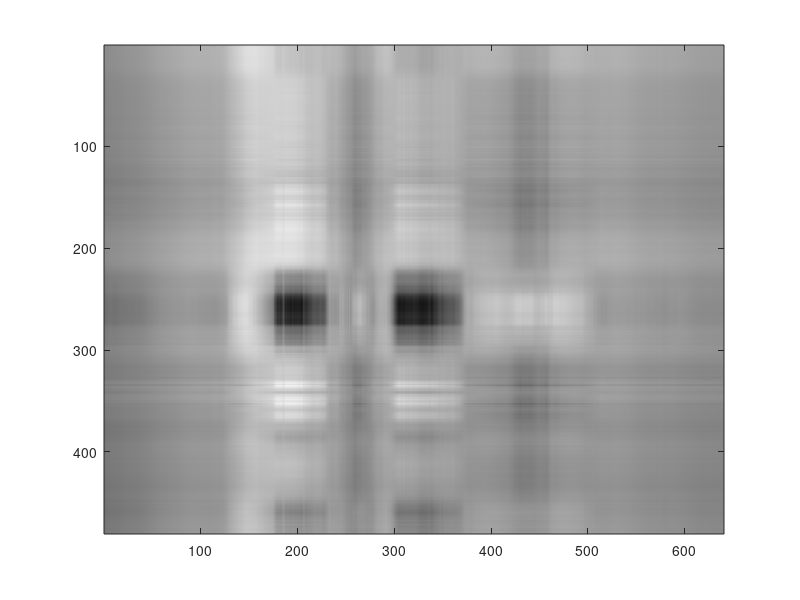
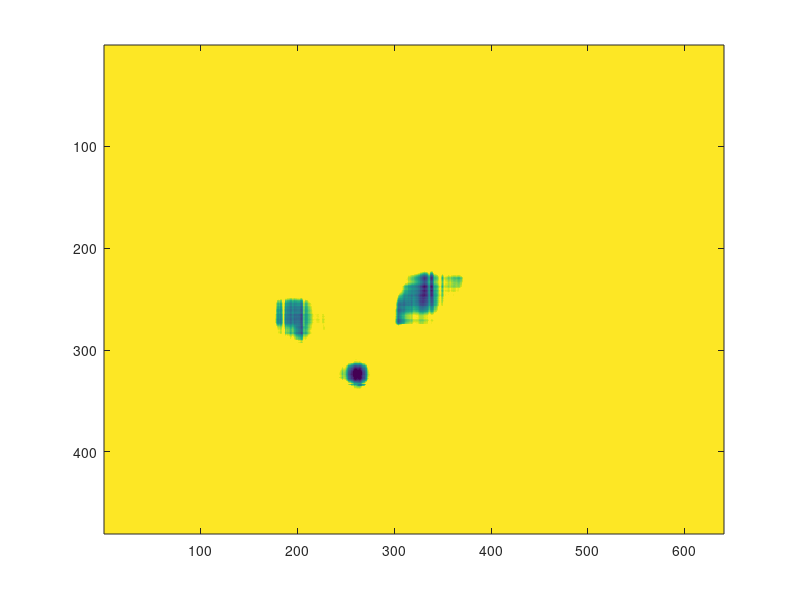
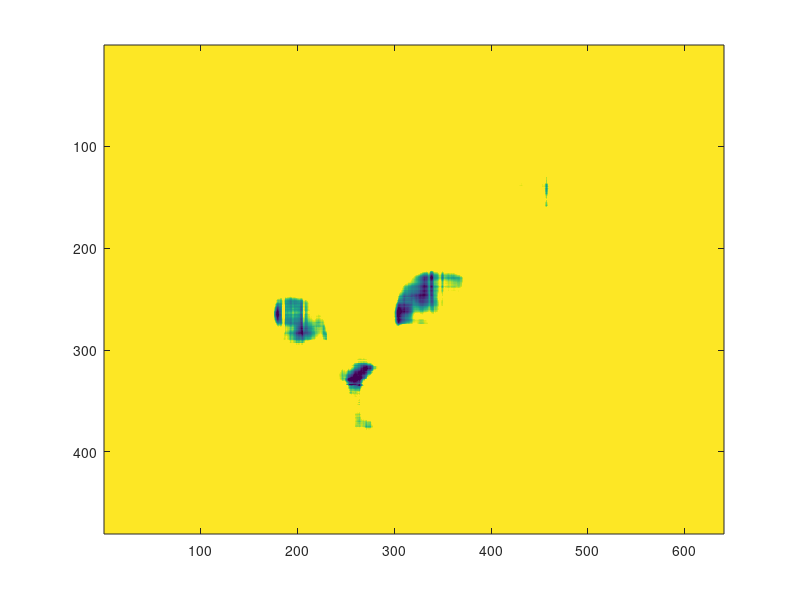
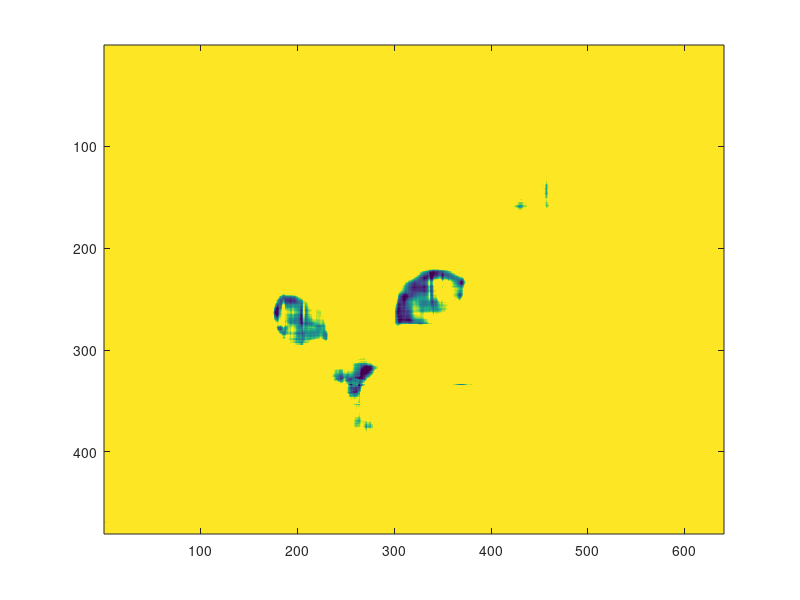

MATLAB code for these plots, in order:
clear, clc

% Loading in test data
load('A1.mat')
colormap(gray(256));

[U, S, V] = svd(A);
A_sz = size(A);
A_sv = zeros(1, A_sz(1));

for i = 1:A_sz(1)
    A_sv(i) = S(i, i);
end
A_sv_range = [max(A_sv), min(A_sv)];

image_sv = [2 6 10 15 20 30 50 100];
A_sv_com = zeros(1, length(image_sv));

for j = 1:length(image_sv)
    new_mat = zeros(A_sz(1), A_sz(2));
    for k = 1:image_sv(j)
        new_mat(k, k) = A_sv(k);
    end
    figure(j)
    image(U*new_mat*V');
end

% image(A_sv_com(8));